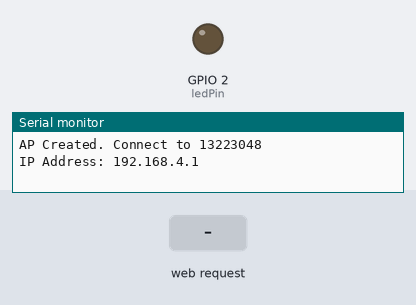
This sketch was run on a simulated ESP32. On the bench: output pins drawn as LEDs (lit = HIGH), the last lines printed to the serial monitor. The test bench sets the inputs (shaded band).

Above: at 1.2 s.
1.3 s: HTTP request GET /on received
At 2.0 s:
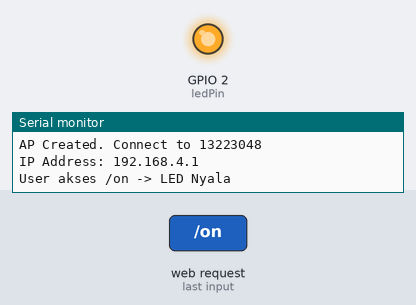
2.8 s: HTTP request GET /off received
At 3.1 s:
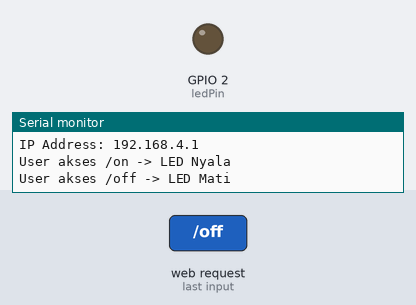
Timing chart, 0 to 5.8 s (numbered marks = the images above; inputs shaded):
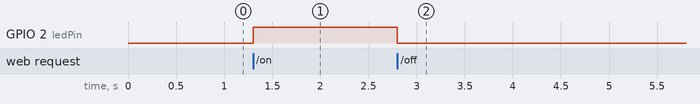

The sketch:

5_2_Wifi_AP_dan_Web_Server.ino
```cpp
/*
 * Nama : William Anthony
 * NIM  : 13223048
 * Modul: 5
 * Percobaan: 5.2 - Wifi AP & Web Server
 * * --- INSTRUKSI PENGAMBILAN DATA ---
 * A. DATA PING (File: Ping.csv)
 * 1. Upload kode, lihat Serial Monitor untuk IP Address (default: 192.168.4.1).
 * 2. Hubungkan Laptop ke WiFi: "13223048" (Pass: password123).
 * 3. Buka CMD Laptop, ketik: "ping 192.168.4.1 -n 10".
 * 4. Catat Min, Max, Average, dan Packet Loss ke Excel.
 * * B. DATA LED FORM (File: LED Form.csv)
 * 1. Buka Browser, akses "192.168.4.1".
 * 2. Klik tombol "LED ON" -> Catat URL di browser dan kondisi LED fisik (Nyala).
 * 3. Klik tombol "LED OFF" -> Catat URL di browser dan kondisi LED fisik (Mati).
 */

#include <WiFi.h>
#include <WebServer.h>

const int ledPin = 2; // Built-in LED
const char* ssid = "13223048";
const char* password = "password123";

WebServer server(80);

void setup() {
  Serial.begin(115200);
  pinMode(ledPin, OUTPUT);

  // Buat Access Point
  WiFi.softAP(ssid, password);
  Serial.print("AP Created. Connect to "); Serial.println(ssid);
  Serial.print("IP Address: "); Serial.println(WiFi.softAPIP());

  // Halaman Utama
  server.on("/", []() {
    String html = "<h1>Halo, Saya William Anthony</h1>";
    html += "<h2>NIM: 13223048</h2>";
    html += "<p>Kontrol LED:</p>";
    html += "<p><a href=\"/on\"><button>LED ON</button></a></p>";
    html += "<p><a href=\"/off\"><button>LED OFF</button></a></p>";
    server.send(200, "text/html", html);
  });

  // Halaman ON
  server.on("/on", []() {
    digitalWrite(ledPin, HIGH);
    server.send(200, "text/html", "LED Hidup! <br><a href=\"/\">Kembali</a>");
    Serial.println("User akses /on -> LED Nyala");
  });

  // Halaman OFF
  server.on("/off", []() {
    digitalWrite(ledPin, LOW);
    server.send(200, "text/html", "LED Mati! <br><a href=\"/\">Kembali</a>");
    Serial.println("User akses /off -> LED Mati");
  });

  server.begin();
}

void loop() {
  server.handleClient();
}
```

Measured:
- after the input at 1.3 s, GPIO 2 (ledPin): LOW → HIGH at once
- after the input at 2.8 s, GPIO 2 (ledPin): HIGH → LOW at once
